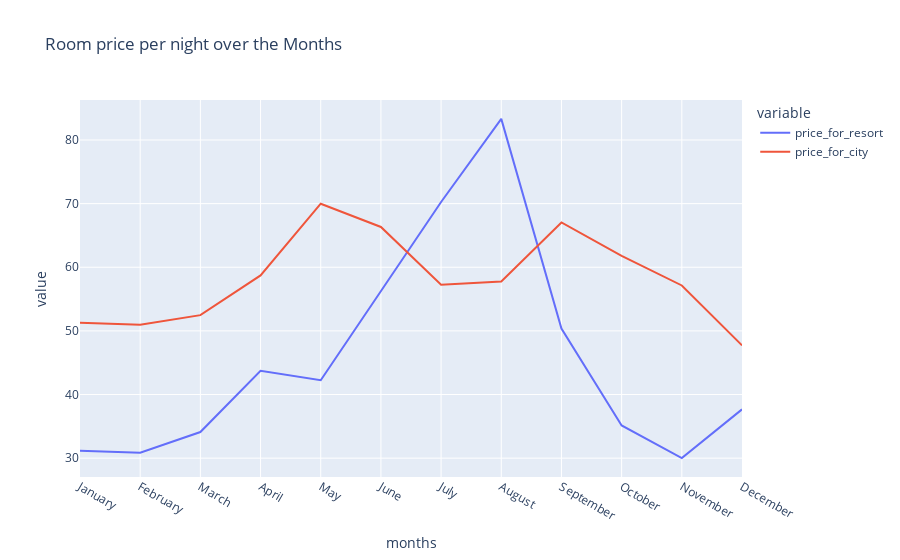

The notebook cell saved with this chart:
### Code cell
px.line(final, x = 'months',
        y = ['price_for_resort', 'price_for_city'], 
        title='Room price per night over the Months')

### Figure 1 — Plotly figure (JSON) as saved in the notebook; plotly's stock layout.template omitted (floating-point values rounded to 4 significant figures)
{"data": [{"hovertemplate": "variable=price_for_resort<br>months=%{x}<br>value=%{y}<extra></extra>", "legendgroup": "price_for_resort", "line": {"color": "#636efa", "dash": "solid"}, "marker": {"symbol": "circle"}, "mode": "lines", "name": "price_for_resort", "orientation": "v", "showlegend": true, "type": "scatter", "x": ["January", "February", "March", "April", "May", "June", "July", "August", "September", "October", "November", "December"], "xaxis": "x", "y": [31.17, 30.85, 34.1, 43.73, 42.25, 56.35, 70.26, 83.32, 50.37, 35.14, 30.0, 37.67], "yaxis": "y"}, {"hovertemplate": "variable=price_for_city<br>months=%{x}<br>value=%{y}<extra></extra>", "legendgroup": "price_for_city", "line": {"color": "#EF553B", "dash": "solid"}, "marker": {"symbol": "circle"}, "mode": "lines", "name": "price_for_city", "orientation": "v", "showlegend": true, "type": "scatter", "x": ["January", "February", "March", "April", "May", "June", "July", "August", "September", "October", "November", "December"], "xaxis": "x", "y": [51.28, 50.95, 52.48, 58.72, 69.99, 66.34, 57.26, 57.77, 67.04, 61.8, 57.14, 47.72], "yaxis": "y"}], "layout": {"legend": {"title": {"text": "variable"}, "tracegroupgap": 0}, "title": {"text": "Room price per night over the Months"}, "xaxis": {"anchor": "y", "domain": [0, 1], "title": {"text": "months"}}, "yaxis": {"anchor": "x", "domain": [0, 1], "title": {"text": "value"}}}}
